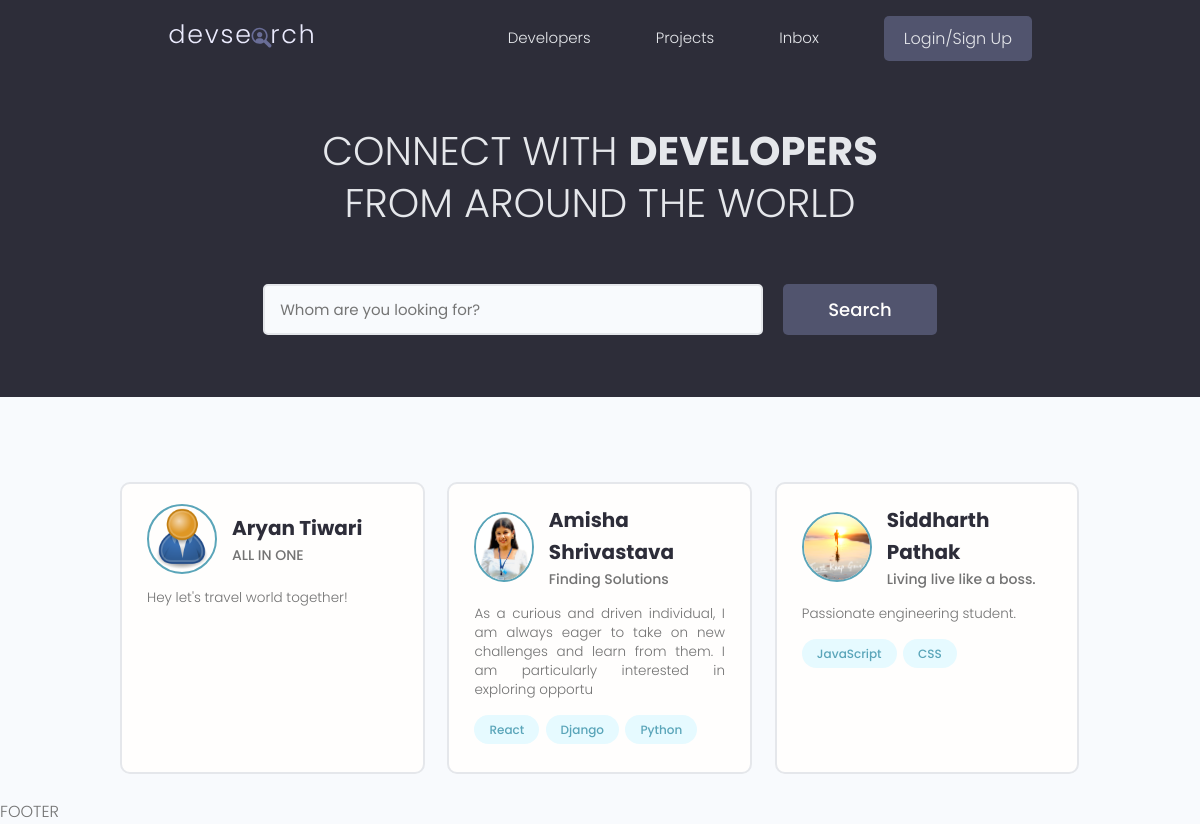
The app's page /, older data.
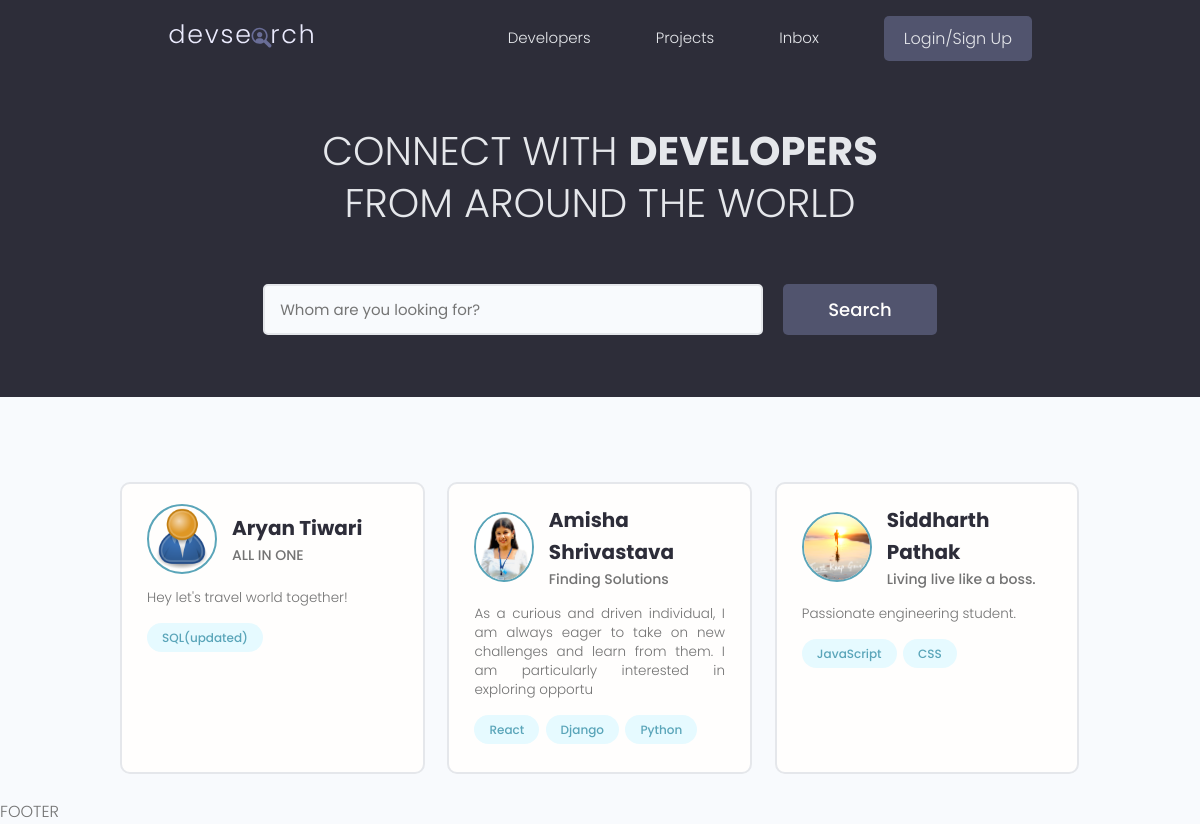
The same page, newer data.
### users/models.py (models this page shows, shortened)
class Profile(models.Model):
    user = models.OneToOneField(User, on_delete=models.CASCADE, null=True, blank=True)
    name = models.CharField(max_length=200, blank=True, null=True) #character field need max length
    email = models.EmailField(max_length=500, blank=True, null=True)
    username = models.CharField(max_length=200, blank=True, null=True)
    location = models.CharField(max_length=200, blank=True, null=True)
    short_intro = models.CharField(max_length=200, blank=True, null=True)
    bio = models.TextField(blank=True, null=True)
    profile_image = models.ImageField(null=True, blank=True, upload_to='profiles/', default='profiles/user-default.png') #requires image processig library pillow by default image goes to static folder
    social_github = models.CharField(max_length=200, blank=True, null=True)
    social_linkedin = models.CharField(max_length=200, blank=True, null=True)
    social_website = models.CharField(max_length=200, blank=True, null=True)
    social_twitter = models.CharField(max_length=200, blank=True, null=True)
    created = models.DateTimeField(auto_now_add=True)
    id = models.UUIDField(default=uuid.uuid4, unique=True, primary_key=True, editable=False)

class Skill(models.Model):
    owner = models.ForeignKey(Profile, on_delete=models.CASCADE)
    name = models.CharField(max_length=200, blank=True, null=True) #character field need max length
    description = models.TextField(blank=True, null=True)
    created = models.DateTimeField(auto_now_add=True)
    id = models.UUIDField(default=uuid.uuid4, unique=True, primary_key=True, editable=False)
    def __str__(self):
        return str(self.name) #cant use anything except string

### users/views.py (the view)
# urls.py: path('',views.profiles, name="profiles"),
def profiles(request):
    profiles, search_query = searchProfiles(request)
    custom_range, profiles = paginateProfiles(request, profiles, 3)
    context = {'profiles':profiles, 'search_query':search_query, 'custom_range':custom_range}
    return render(request, 'users/profiles.html', context)

### users/utils.py (called while the page is built)
def paginateProfiles(request, profiles, results):
    page = request.GET.get('page')
    paginator = Paginator(profiles, results)
    try:
        profiles = paginator.page(page)
    except PageNotAnInteger:
        page = 1
        profiles = paginator.page(page)
    except EmptyPage:
        page = paginator.num_pages
        profiles = paginator.page(page)
    left_index = (int(page)-4)
    if left_index<1:
        left_index=1
    right_index = (int(page)+5)
    if right_index>paginator.num_pages:
        right_index=paginator.num_pages
    custom_range = range(left_index,right_index+1)
    return custom_range, profiles

def searchProfiles(request):
    search_query = ''
    if request.GET.get('search_query'):
        search_query = request.GET.get('search_query')
    skills = Skill.objects.filter(name__icontains=search_query)
    profiles = Profile.objects.distinct().filter(Q(name__icontains=search_query)|
                                      Q(short_intro__icontains=search_query) |
                                      Q(skill__in=skills))
    return profiles, search_query

### users/templates/users/profiles.html (shortened to what this page needs)
{% extends "main.html"%}
{% block content%}
  <main class="home">
    <section class="hero-section text-center">
      <div class="container container--narrow">
        <div class="hero-section__box">
          <h2>CONNECT WITH <span>DEVELOPERS</span></h2>
          <h2>FROM AROUND THE WORLD</h2>
        </div>
        <div class="hero-section__search">
          <form id='searchForm' class="form" action="{% url 'profiles' %}" method="get">
            <div class="form__field">
              <input class="input input--text" id="formInput#search" type="text" name="search_query"
                value="{{search_query}}" placeholder="Whom are you looking for?" />
            </div>
            <input class="btn btn--sub btn--lg" type="submit" value="Search" />
          </form>
        </div>
      </div>
    </section>
    <section class="devlist">
      <div class="container">
        <div class="grid grid--three">
        {% for profile in profiles%}
          <div class="column card">
            <div class="dev">
              <a href="{% url 'user-profile' profile.id%}" class="card__body">
                <div class="dev__profile">
                  <img class="avatar avatar--md" src="{{profile.profile_image.url}}" alt="image" />
                  <div class="dev__meta">
                    <h3>{{profile.name}}</h3>
                    <h5>{{profile.short_intro|slice:"60"}}</h5>
                  </div>
                </div>
                <p class="dev__info">
                  {{profile.bio|slice:"150"}}
                </p>
                <div class="dev__skills">
                  {% for skill in profile.skill_set.all|slice:"5" %}
                  <span class="tag tag--pill tag--main">
                    <small>{{skill}}</small>
                  </span>
                  {% endfor %}
                </div>
              </a>
            </div>
          </div>
          {% endfor %}
        </div>
      </div>
    </section>
  </main>
  {% endblock %}

Row changes from the older to the newer data that the page shows:
added Skill: name "SQL(updated)", shown under Profile "Aryan Tiwari"
